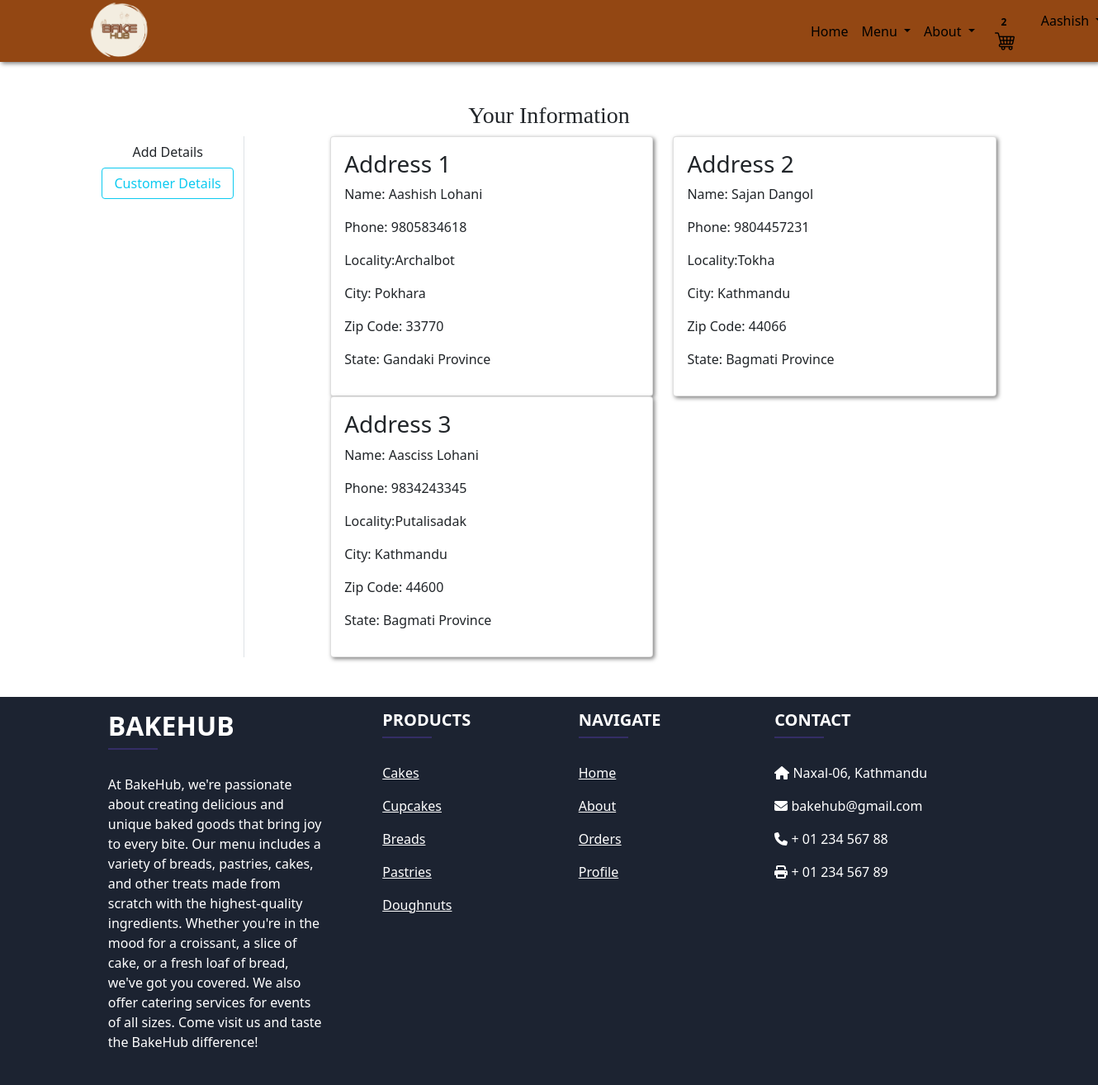
/address/ (signed in), run on the app's committed database.
### app/models.py (models this page shows, shortened)
class Customer(models.Model):
    user = models.ForeignKey(User, on_delete=models.CASCADE)
    name = models.CharField(max_length=250)
    phone = models.CharField(max_length=13,default='')
    locality = models.CharField(max_length=250)
    city = models.CharField(max_length=50)
    zipcode = models.IntegerField()
    state = models.CharField(choices=STATE_CHOICES, max_length=50)

### app/views.py (the view)
# urls.py: path('address/', views.address, name='address'),
@login_required
def address(request):
 totalitem = 0
 add = Customer.objects.filter(user=request.user)
 if request.user.is_authenticated:
  totalitem = len(Cart.objects.filter(user=request.user))
 return render(request, 'app/address.html',{'add':add,'active':'btn-outline-info','totalitem':totalitem})

### app/templates/app/address.html (shortened to what this page needs)
{% extends 'app/base.html' %}
{% load static %}
{% block main-content %}
<div class="container my-5">
 <div class="row">
 <h3 style="font-family: 'Georgia', serif; text-align: center;">Your Information</h3>
  <div class="col-sm-2 border-end">
   <ul class="list-unstyled">
    <li class="d-grid"><a href="{% url 'profile' %}" class="btn ">Add Details</a></li>
    <li class="d-grid"><a href="{% url 'address' %}" class="btn {{active}}">Customer Details</a></li>
   </ul>
  </div>
  <div class="col-sm-9 offset-sm-1">
   <div class="row">
    {% for ad in add %}
    <div class="col-sm-6">
     <div class="card" style="box-shadow: 2px 2px 5px rgba(0, 0, 0, 0.5);">
      <div class="card-body">
       <h3>Address {{forloop.counter}}</h3>
       <p>Name: {{ad.name}}</p>
       <p>Phone: {{ad.phone}}</p>
       <p>Locality:{{ad.locality}}</p>
       <p>City: {{ad.city}}</p>
       <p>Zip Code: {{ad.zipcode}}</p>
       <p>State: {{ad.state}}</p>
      </div>
     </div>
    </div>
    {% endfor %}
   </div>
  </div>
 </div>
</div>
{% endblock main-content %}

### app/templates/app/base.html (shortened to what this page needs)
<!doctype html>
{% load static %}
<html lang="en">
  <head>
    <link href="https://cdn.jsdelivr.net/npm/bootstrap@5.0.0-beta1/dist/css/bootstrap.min.css" rel="stylesheet">
    <link rel="stylesheet" href="{% static 'app/css/owl.carousel.min.css' %}">
    <link rel="stylesheet" href="{% static 'app/css/all.min.css' %}">
    <link rel="stylesheet" href="{% static 'app/css/style.css' %}">
    <link rel="stylesheet" href="{% static 'app/css/landing.css' %}">
  </head>
  <body style="background-color: #fff">
    <nav class="navbar navbar-expand-lg navbar-dark " style="background-color: #934713; box-shadow: 2px 2px 5px rgba(0, 0, 0, 0.5);height:75px">
     <div class="container">
       <a class="navbar-brand" href="/"><img src="{% static 'app/images/icons/bakelogo.png' %}" style="width:75px; height:75px;" alt="BakeHub"/></a>
       <div class="collapse navbar-collapse" id="navbarSupportedContent">
         <ul class="navbar-nav me-auto mb-2 mb-lg-0" style="margin-left:48.5rem;">
           <li class="nav-item">
             <a class="nav-link active" aria-current="page" style="color:#000;" href="/">Home</a>
           </li>
           <li class="nav-item dropdown">
             <a style="color:#000 !important;" class="nav-link dropdown-toggle text-white" href="#" id="bakeryDropdown" role="button" data-bs-toggle="dropdown" aria-expanded="false">
               Menu
             </a>
           </li>
           <li class="nav-item dropdown">
             <a style="color:#000 !important;" class="nav-link dropdown-toggle text-white" href="#" id="fashionDropdown" role="button" data-bs-toggle="dropdown" aria-expanded="false">
                About
              </a>
           </li>
         </ul>
         <div>
          <ul class="navbar-nav me-auto mb-2 mb-lg-0">
          {% if request.user.is_authenticated %}
            <li class="nav-item mx-2">
             <a  href="{% url 'showcart' %}" class="nav-link text-white="><span class="badge" style="color:#000; background-color:#dc354500;">{{totalitem}}</span><img src="{% static 'app/images/icons/shopcart.png' %}" alt="Cart"/></a>
            <li class="nav-item dropdown mx-2">
              <a style="color:#000;" class="nav-link dropdown-toggle" href="#" id="profileDropdown" role="button" data-bs-toggle="dropdown" aria-expanded="false">
                  {{request.user.username|capfirst}}
              </a>
            </li>
            {% endif %}
          </ul>
         </div>
       </div>
     </div>
    </nav>
    {% block main-content %} {% endblock main-content %}
     <footer
          class="text-center text-lg-start text-white"
          style="background-color: #1c2331"
          >
    <section class="">
      <div class="container text-center text-md-start mt-5">
        <div class="row mt-3">
          <div class="col-md-3 col-lg-4 col-xl-3 mx-auto mb-4">
            <h2 class="text-uppercase fw-bold">BakeHub</h2>
            <hr
                class="mb-4 mt-0 d-inline-block mx-auto"
                style="width: 60px; background-color: #7c4dff; height: 2px"
                />
            <p>
              At BakeHub, we're passionate about creating delicious and unique baked goods that bring joy to every bite.
                Our menu includes a variety of breads, pastries, cakes, and other treats made from scratch with the highest-quality ingredients.
                Whether you're in the mood for a croissant, a slice of cake, or a fresh loaf of bread, we've got you covered.
                We also offer catering services for events of all sizes. Come visit us and taste the BakeHub difference!
            </p>
          </div>
          <div class="col-md-2 col-lg-2 col-xl-2 mx-auto mb-4">
            <h5 class="text-uppercase fw-bold">Products</h5>
            <hr
                class="mb-4 mt-0 d-inline-block mx-auto"
                style="width: 60px; background-color: #7c4dff; height: 2px"
                />
            <p>
              <a  class="text-white">Cakes</a>
            </p>
            <p>
              <a  class="text-white">Cupcakes</a>
            </p>
            <p>
              <a  class="text-white">Breads</a>
            </p>
            <p>
              <a  class="text-white">Pastries</a>
            </p>
            <p>
              <a class="text-white">Doughnuts</a>
            </p>
          </div>
          <div class="col-md-3 col-lg-2 col-xl-2 mx-auto mb-4">
            <h5 class="text-uppercase fw-bold">Navigate</h5>
            <hr
                class="mb-4 mt-0 d-inline-block mx-auto"
                style="width: 60px; background-color: #7c4dff; height: 2px"
                />
            <p>
              <a href="/" class="text-white">Home</a>
            </p>
            <p>
              <a href="{% url 'aboutus' %}" class="text-white">About</a>
            </p>
            <p>
              <a href="{% url 'orders' %}" class="text-white">Orders</a>
            </p>
            <p>
              <a href="{% url 'profile' %}" class="text-white">Profile</a>
            </p>
          </div>
          <div class="col-md-4 col-lg-3 col-xl-3 mx-auto mb-md-0 mb-4">
            <h5 class="text-uppercase fw-bold">Contact</h5>
            <hr
                class="mb-4 mt-0 d-inline-block mx-auto"
                style="width: 60px; background-color: #7c4dff; height: 2px"
                />
            <p><i class="fas fa-home mr-3"></i> Naxal-06, Kathmandu</p>
            <p><i class="fas fa-envelope mr-3"></i> bakehub@gmail.com</p>
            <p><i class="fas fa-phone mr-3"></i> + 01 234 567 88</p>
            <p><i class="fas fa-print mr-3"></i> + 01 234 567 89</p>
          </div>
        </div>
      </div>
    </section>
  </footer>
  </body>
</html>

### app/static/app/css/landing.css (style rules this page uses)
.container { display: flex; justify-content: center; align-items: center; background-color: #f5f5f500; }

### data on the page
Customer: name "Aashish Lohani", phone "9805834618", locality "Archalbot", city "Pokhara", zipcode "33770", state "Gandaki Province"
Customer: name "Sajan Dangol", phone "9804457231", locality "Tokha", city "Kathmandu", zipcode "44066", state "Bagmati Province"
Customer: name "Aasciss Lohani", phone "9834243345", locality "Putalisadak", city "Kathmandu", zipcode "44600", state "Bagmati Province"

### other printed values
{{ totalitem }} "2"
{{ request.user.username|capfirst }} "Aashish"
